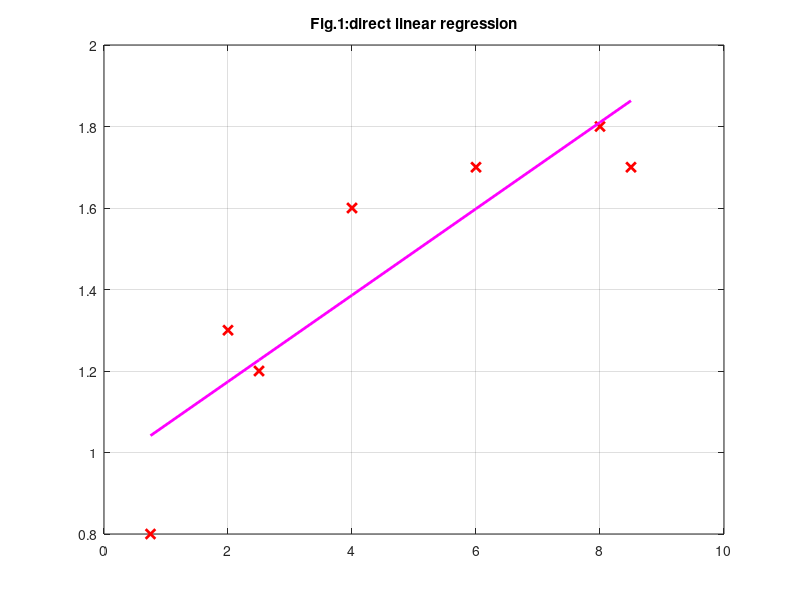
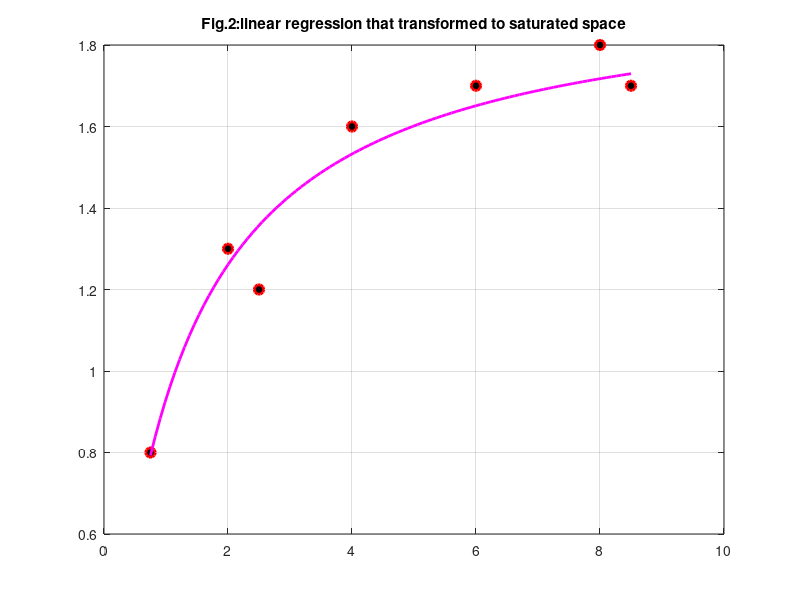

MATLAB code to generate these figures, in order:
clear all,close all, clc


x = [0.75 2 2.5 4 6 8 8.5];%inputs
y = [0.8 1.3 1.2 1.6 1.7 1.8 1.7];

plot(x,y,'bx','LineWidth',2,'MarkerSize',7,'MarkerEdgeColor','r','MarkerFaceColor','k')
title('Fig.1:direct linear regression')

%direct linear regresion
p=polyfit(x,y,1);
reg_line=p(1)*x+p(2);
hold on
plot(x,reg_line,'m','LineWidth',2)
hold off
grid

x2=linspace(min(x),max(x),100);
oo_x=1./x;
oo_y=1./y;
pp=polyfit(oo_x,oo_y,1);
A3=1/pp(2);
B3=A3*pp(1);
reg_line2=(A3*x2)./(B3+x2);
figure
plot(x,y,'bo','LineWidth',2,'MarkerSize',7,'MarkerEdgeColor','r','MarkerFaceColor','k')
hold on
grid
plot(x2,reg_line2,'m','LineWidth',2)
title('Fig.2:linear regression that transformed to saturated space')
hold off

